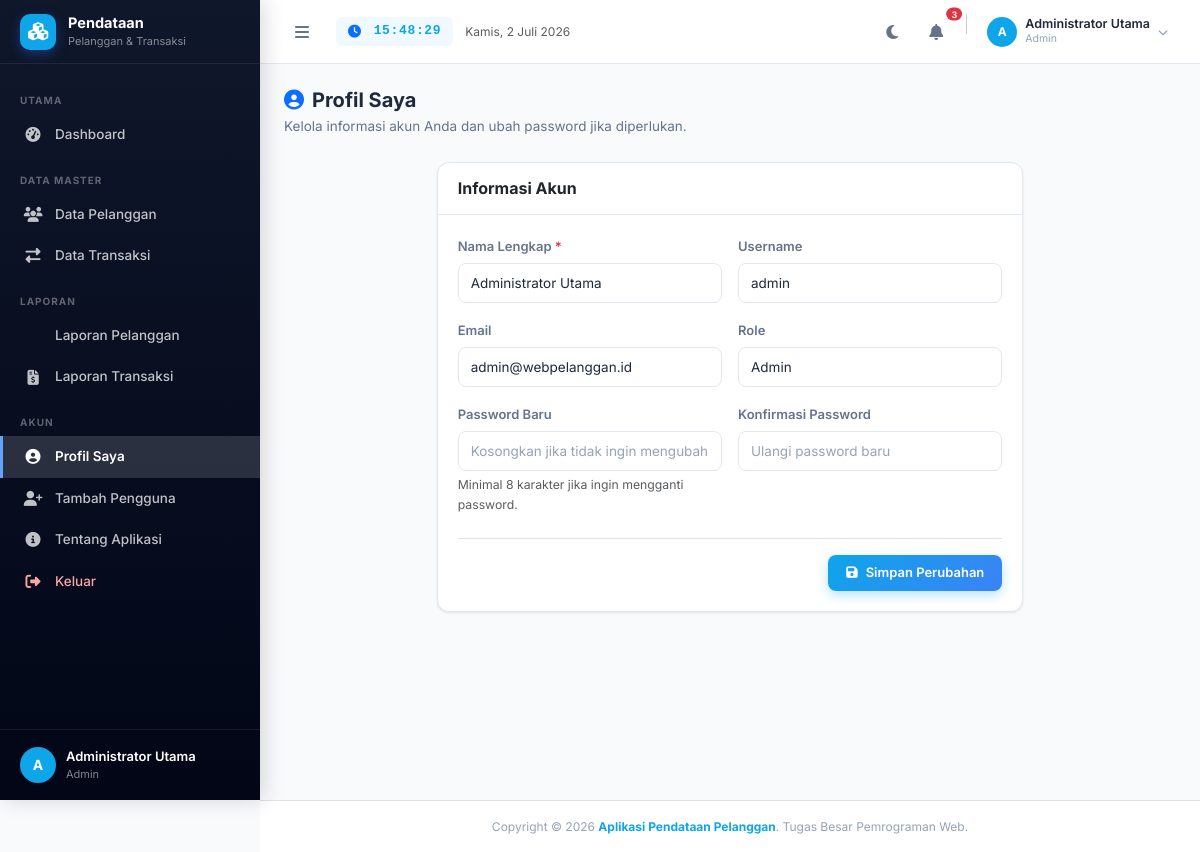
Screenshot of /profil/index.php (signed in) with the database file from the repository.
### tables this page shows
CREATE TABLE IF NOT EXISTS `user` (
  `id_user`        INT(11)      NOT NULL AUTO_INCREMENT,
  `nama`           VARCHAR(100) NOT NULL,
  `username`       VARCHAR(50)  NOT NULL,
  `email`          VARCHAR(100) NOT NULL DEFAULT '',
  `password`       VARCHAR(255) NOT NULL,
  `role`           ENUM('Admin','Petugas') NOT NULL DEFAULT 'Petugas',
  `remember_token` VARCHAR(255) DEFAULT NULL,
  `created_at`     TIMESTAMP    NOT NULL DEFAULT CURRENT_TIMESTAMP,
  PRIMARY KEY (`id_user`),
  UNIQUE KEY `uk_username` (`username`)
);

### config/koneksi.php (called while the page is built, shortened)
<?php
function e(string $str): string {
    return htmlspecialchars($str, ENT_QUOTES | ENT_HTML5, 'UTF-8');
}

### profil/index.php (the view, shortened to what this page needs)
<?php
require_once '../config/koneksi.php';
$user_id = (int)($_SESSION['id_user'] ?? 0);
$stmt = mysqli_prepare($koneksi, "SELECT * FROM user WHERE id_user = ? LIMIT 1");
mysqli_stmt_bind_param($stmt, 'i', $user_id);
mysqli_stmt_execute($stmt);
$user = mysqli_fetch_assoc(mysqli_stmt_get_result($stmt));
require_once '../includes/header.php';
?>
<div class="d-flex" id="app-layout">
<?php require_once '../includes/sidebar.php'; ?>
    <div id="main-wrapper">
        <?php require_once '../includes/navbar.php'; ?>
        <main>
        <div class="content-wrapper">
            <div class="page-header d-flex flex-column flex-sm-row justify-content-between align-items-start gap-3">
                <div>
                    <h4 class="mb-1"><i class="fas fa-user-circle text-primary me-2"></i>Profil Saya</h4>
                    <p class="mb-0">Kelola informasi akun Anda dan ubah password jika diperlukan.</p>
                </div>
            </div>
            <div class="row justify-content-center">
                <div class="col-12 col-xl-8">
                    <div class="card">
                        <div class="card-header">
                            <h6 class="mb-0 fw-bold">Informasi Akun</h6>
                        </div>
                        <div class="card-body">
                            <form action="index.php" method="POST" class="needs-validation" novalidate>
                                <div class="row g-3">
                                    <div class="col-md-6">
                                        <label class="form-label">Nama Lengkap <span class="text-danger">*</span></label>
                                        <input type="text" name="nama" class="form-control" required
                                               value="<?= e($_POST['nama'] ?? $user['nama']); ?>">
                                    </div>
                                    <div class="col-md-6">
                                        <label class="form-label">Username</label>
                                        <input type="text" class="form-control" readonly
                                               value="<?= e($user['username']); ?>">
                                    </div>
                                    <div class="col-md-6">
                                        <label class="form-label">Email</label>
                                        <input type="email" name="email" class="form-control"
                                               value="<?= e($_POST['email'] ?? $user['email']); ?>">
                                    </div>
                                    <div class="col-md-6">
                                        <label class="form-label">Role</label>
                                        <input type="text" class="form-control" readonly
                                               value="<?= e($user['role']); ?>">
                                    </div>
                                    <div class="col-md-6">
                                        <label class="form-label">Password Baru</label>
                                        <input type="password" name="password" class="form-control"
                                               placeholder="Kosongkan jika tidak ingin mengubah">
                                        <div class="form-text">Minimal 8 karakter jika ingin mengganti password.</div>
                                    </div>
                                    <div class="col-md-6">
                                        <label class="form-label">Konfirmasi Password</label>
                                        <input type="password" name="konfirmasi_password" class="form-control"
                                               placeholder="Ulangi password baru">
                                    </div>
                                </div>
                                <div class="d-flex justify-content-end gap-2 mt-4 border-top pt-3">
                                    <button type="submit" class="btn btn-primary"><i class="fas fa-save me-2"></i>Simpan Perubahan</button>
                                </div>
                            </form>
                        </div>
                    </div>
                </div>
            </div>
        </div>
        </main>
    </div>
</div>
<?php require_once '../includes/footer.php';

### assets/css/style.css (style rules this page uses)
:root { --primary: #0ea5e9; --primary-dark: #0284c7; --primary-light: #f0f9ff; --secondary: #64748B; --success: #10b981; --danger: #f43f5e; --warning: #f59e0b; --info: #06b6d4; --sidebar-width: 260px; --sidebar-mini: 72px; --navbar-height: 64px; --bg-body: #F8FAFC; --bg-card: #FFFFFF; --bg-sidebar: #0f172a; --bg-sidebar-dark: #020617; --bg-sidebar-hover: rgba(255,255,255,0.08); --bg-sidebar-active:rgba(255,255,255,0.14); --bg-navbar: #FFFFFF; --text-primary: #1E293B; --text-secondary: #64748B; --text-muted: #94A3B8; --text-sidebar: rgba(255,255,255,0.75); --text-sidebar-act: #FFFFFF; --border-color: #E2E8F0; --border-radius: 12px; --border-radius-sm: 8px; --shadow-sm: 0 1px 3px rgba(0,0,0,.06), 0 1px 2px rgba(0,0,0,.04); --shadow-md: 0 4px 16px rgba(0,0,0,.07), 0 2px 6px rgba(0,0,0,.05); --shadow-lg: 0 10px 30px rgba(0,0,0,.10), 0 4px 10px rgba(0,0,0,.06); --transition: all .25s cubic-bezier(.4,0,.2,1); }
*, *::before, *::after { box-sizing: border-box; margin: 0; padding: 0; }
html { scroll-behavior: smooth; }
body { font-family: 'Inter', system-ui, sans-serif; font-size: 14px; line-height: 1.6; background-color: var(--bg-body); color: var(--text-primary); transition: background-color .3s ease, color .3s ease; overflow-x: hidden; }
#main-wrapper { margin-left: var(--sidebar-width); min-height: 100vh; display: flex; flex-direction: column; transition: margin-left .25s cubic-bezier(.4,0,.2,1); }
.content-wrapper { flex: 1; padding: 24px; }
.page-header { margin-bottom: 24px; }
.page-header h4 { font-size: 20px; font-weight: 700; color: var(--text-primary); margin: 0; }
.page-header p { color: var(--text-secondary); font-size: 13.5px; margin: 4px 0 0; }
.card { background: var(--bg-card); border: 1px solid var(--border-color); border-radius: var(--border-radius); box-shadow: var(--shadow-sm); transition: transform 0.3s cubic-bezier(0.4, 0, 0.2, 1), box-shadow 0.3s cubic-bezier(0.4, 0, 0.2, 1); overflow: hidden; }
.card-header { background: transparent; border-bottom: 1px solid var(--border-color); padding: 16px 20px; display: flex; align-items: center; justify-content: space-between; }
.card-body { padding: 20px; }
.form-label { font-size: 13px; font-weight: 600; color: var(--text-secondary); margin-bottom: 6px; }
.form-control, .form-select { font-size: 13.5px; border-radius: var(--border-radius-sm); border: 1.5px solid var(--border-color); background: var(--bg-card); color: var(--text-primary); padding: 9px 12px; transition: var(--transition); }
.form-control::placeholder { color: var(--text-muted); }
.btn { font-size: 13px; font-weight: 600; border-radius: var(--border-radius-sm); padding: 8px 18px; transition: var(--transition); border-width: 1.5px; }
.btn-primary { background: linear-gradient(135deg, #0ea5e9, #3b82f6); border: none; color: #fff; box-shadow: 0 4px 12px rgba(14, 165, 233, 0.3); }

### rows the page displays
user: nama "Administrator Utama", username "admin", email "admin@webpelanggan.id", role "Admin"

### other values shown
$inisial "A"
$nama_user "Administrator Utama"
$role_user "Admin"
mb_substr($_SESSION['nama'] ?? 'U', 0, 1) "A"
$_SESSION['nama'] "Administrator Utama"
$_SESSION['role'] "Admin"
